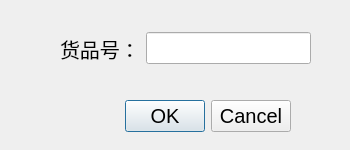
<?xml version="1.0" encoding="UTF-8"?>
<ui version="4.0">
 <class>DialogDelete</class>
 <widget class="QDialog" name="DialogDelete">
  <property name="geometry">
   <rect>
    <x>0</x>
    <y>0</y>
    <width>350</width>
    <height>150</height>
   </rect>
  </property>
  <property name="minimumSize">
   <size>
    <width>350</width>
    <height>150</height>
   </size>
  </property>
  <property name="maximumSize">
   <size>
    <width>350</width>
    <height>150</height>
   </size>
  </property>
  <property name="windowTitle">
   <string>删除水果</string>
  </property>
  <widget class="QDialogButtonBox" name="buttonBox">
   <property name="geometry">
    <rect>
     <x>90</x>
     <y>100</y>
     <width>201</width>
     <height>32</height>
    </rect>
   </property>
   <property name="font">
    <font>
     <pointsize>15</pointsize>
    </font>
   </property>
   <property name="orientation">
    <enum>Qt::Horizontal</enum>
   </property>
   <property name="standardButtons">
    <set>QDialogButtonBox::Cancel|QDialogButtonBox::Ok</set>
   </property>
  </widget>
  <widget class="QWidget" name="layoutWidget">
   <property name="geometry">
    <rect>
     <x>60</x>
     <y>30</y>
     <width>251</width>
     <height>37</height>
    </rect>
   </property>
   <layout class="QHBoxLayout" name="horizontalLayout">
    <item>
     <widget class="QLabel" name="label">
      <property name="font">
       <font>
        <pointsize>15</pointsize>
       </font>
      </property>
      <property name="text">
       <string>货品号：</string>
      </property>
     </widget>
    </item>
    <item>
     <widget class="QLineEdit" name="le_id">
      <property name="font">
       <font>
        <pointsize>15</pointsize>
       </font>
      </property>
     </widget>
    </item>
   </layout>
  </widget>
 </widget>
 <resources/>
 <connections>
  <connection>
   <sender>buttonBox</sender>
   <signal>accepted()</signal>
   <receiver>DialogDelete</receiver>
   <slot>accept()</slot>
   <hints>
    <hint type="sourcelabel">
     <x>248</x>
     <y>254</y>
    </hint>
    <hint type="destinationlabel">
     <x>157</x>
     <y>274</y>
    </hint>
   </hints>
  </connection>
  <connection>
   <sender>buttonBox</sender>
   <signal>rejected()</signal>
   <receiver>DialogDelete</receiver>
   <slot>reject()</slot>
   <hints>
    <hint type="sourcelabel">
     <x>316</x>
     <y>260</y>
    </hint>
    <hint type="destinationlabel">
     <x>286</x>
     <y>274</y>
    </hint>
   </hints>
  </connection>
 </connections>
</ui>
